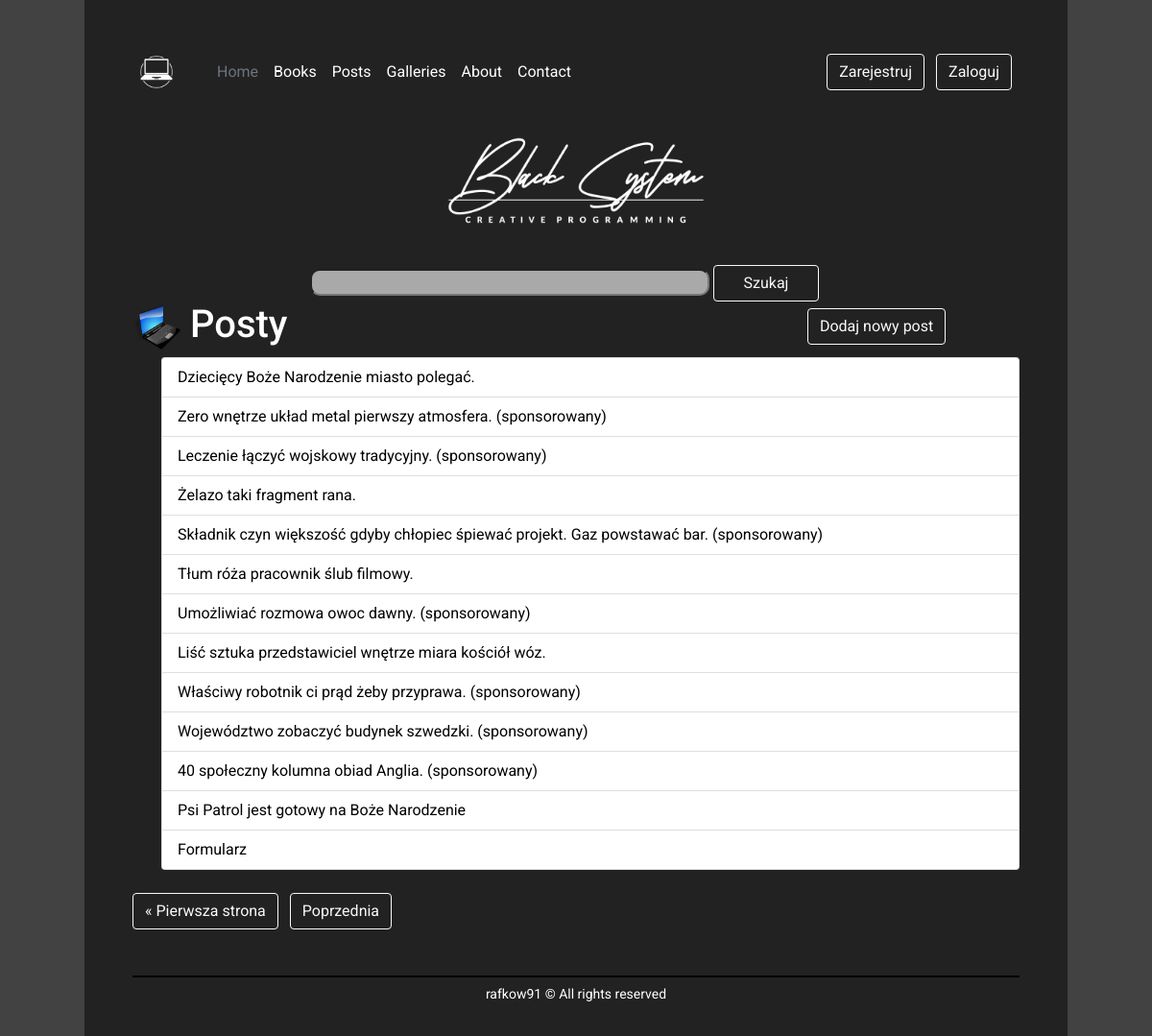
The app's page /posts/?page=4, older data.
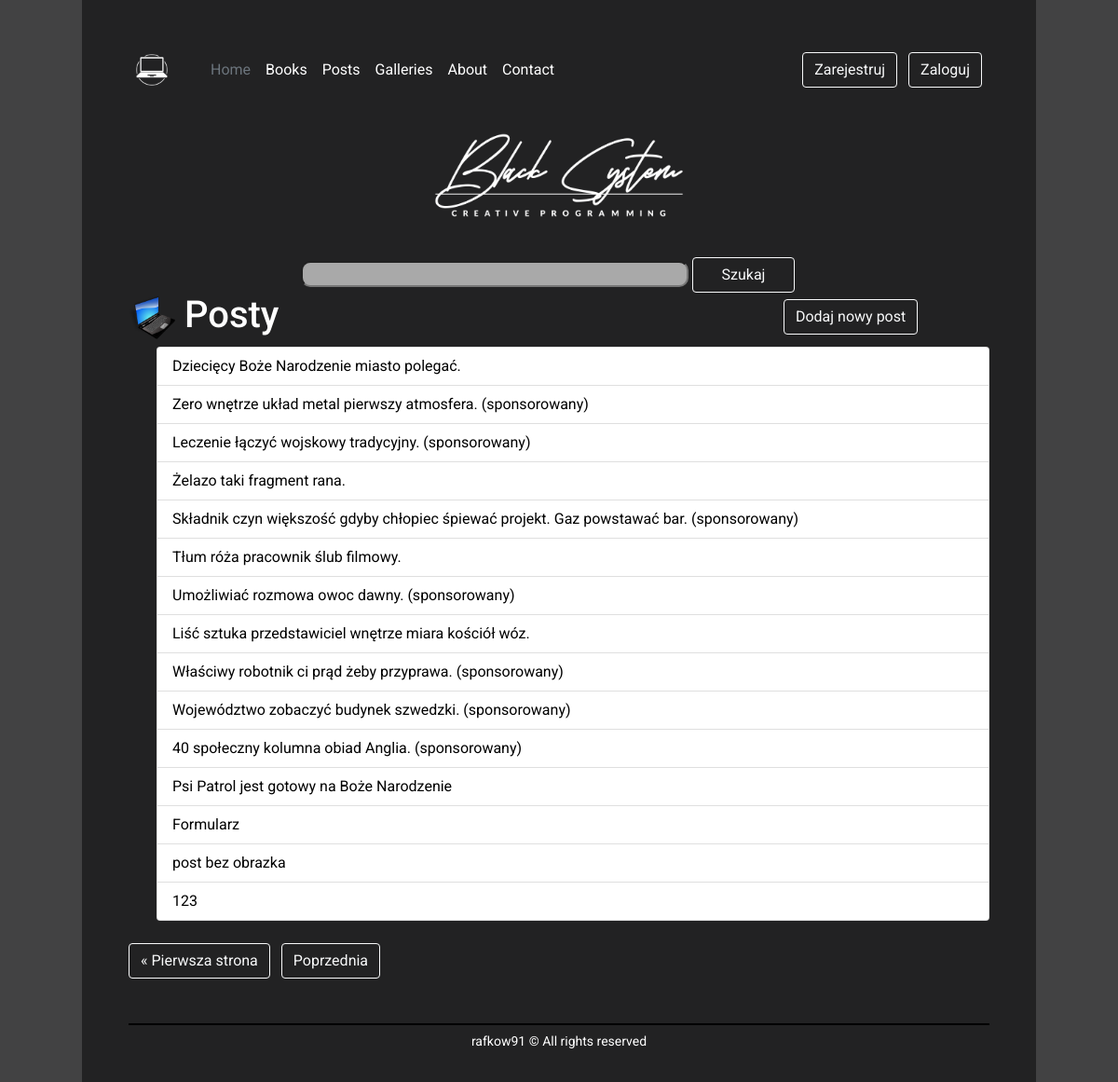
The same page, newer data.
### posts/models.py (models this page shows)
class Post(Timestamped):
    title = models.CharField(max_length=255)
    content = models.TextField()
    published = models.BooleanField(default=False)
    sponsored = models.BooleanField(default=False)
    author = models.ForeignKey('auth.User', on_delete=models.CASCADE, related_name='posts')
    tags = models.ManyToManyField('tags.Tag', related_name='posts', blank=True)
    image_file = ImageField(upload_to='posts/%Y/%m/%d/', blank=True, null=True)
    def __str__(self):
        return f'{self.title}'

### posts/views.py (the view)
# urls.py: path('', posts_list, name='list'),
def posts_list(request):
    posts = Post.objects.filter(published=True)
    q = request.GET.get('q')
    if q:
        posts = posts.filter(title__icontains=q)
    paginator = Paginator(posts, 20)
    page_number = request.GET.get('page')
    post_list = paginator.get_page(page_number)
    context = {'post_list': post_list}
    return render(request, 'posts/list.html', context)

### posts/templates/posts/list.html (shortened to what this page needs)
{% extends 'base.html' %}
{% load static %}
{% block style %}
<link href="{% static 'posts/css/style.css' %}" rel="stylesheet" type="text/css">
{% endblock %}
{% block main %}
<div style="width: 60%; margin: 0 auto">
    <form>
        <input class="darkgrey-rounded" id="q" name="q" style="width: 75%; display: inline-block" type="text">
        <input class="btn btn-outline-light me-2" style="width: 20%; display: inline-block; align-items: end" type="submit"
                   value="Szukaj">
    </form>
</div>
<h1>
    <div style="width: 75%; display: inline-block">
        <img alt="Logo kategorii" class="logo" src="{% static 'posts/img/posts_logo.png' %}">
        Posty
    </div>
    <div class="text-end" style="display: inline-block">
        <a class="btn btn-outline-light me-2" href="/posts/add">
            Dodaj nowy post
        </a>
    </div>
</h1>
<ul class="list-group">
    {% for post in post_list %}
    <li class="list-group-item">
        <a href="{% url 'posts:details' post.id %}">
            {{ post }}
            {% if post.sponsored %}
            (sponsorowany)
            {% endif %}
        </a>
        {% endfor %}
</ul>
<br>
<div class="pagination" style="margin: 0 auto">
    <span class="step-links">
        {% if post_list.has_previous %}
        <a class="btn btn-outline-light me-2" href="?page=1">&laquo; Pierwsza strona</a>
        <a class="btn btn-outline-light me-2" href="?page={{ post_list.previous_page_number }}">Poprzednia</a>
        {% endif %}
    </span>
</div>
<br>
{% endblock %}

Row changes from the older to the newer data that the page shows:
added Post: title "post bez obrazka"
added Post: title "123"
